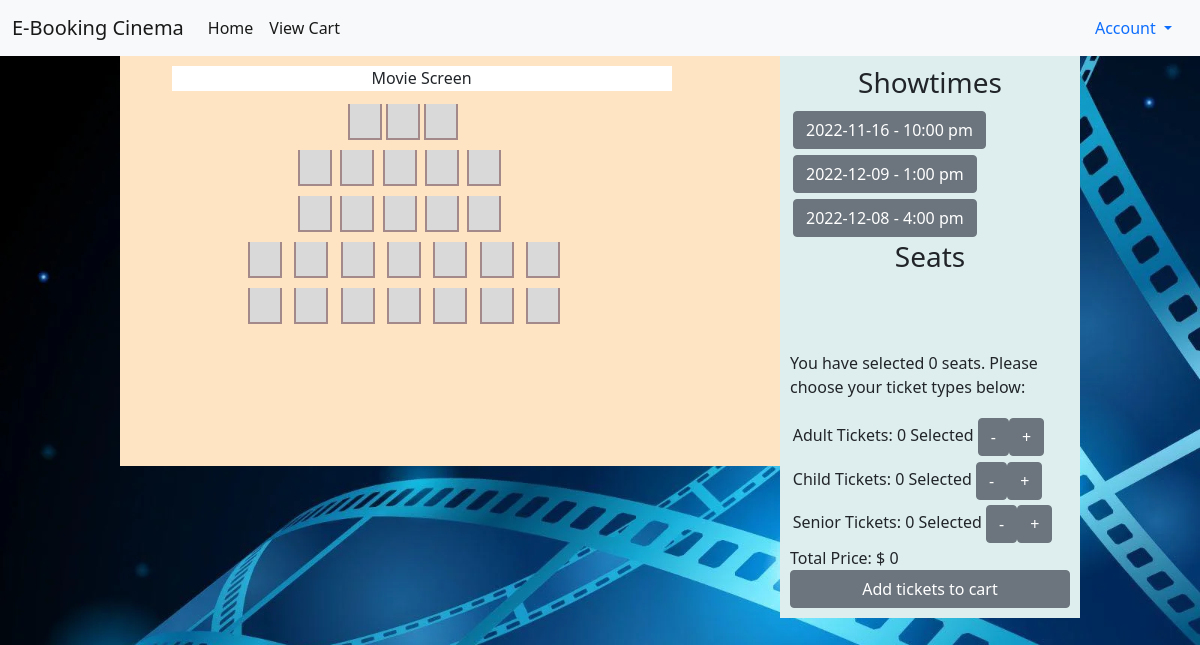
/pages/booking.php?movieID=4 (signed in), run on the app's committed database.
### tables this page shows
CREATE TABLE `show_table` (
  `idShow` int(11) NOT NULL,
  `date` date NOT NULL,
  `movieID` int(11) NOT NULL,
  `showroomID` int(11) NOT NULL,
  `showtimeID` int(11) NOT NULL
);

### pages/Singleton.php (called while the page is built, shortened)
<?php
    class Singleton {
        private function __construct() {
            $this->buttonTypeArray = array_fill(0, 27, 2);
        }
    }
?>

### pages/booking.php (the view, shortened to what this page needs)
<?php
    include("Singleton.php");
    include("Factory.php");
    $bookingInfo = $_SESSION['bookingInfo'];
    $movieID = $_GET["movieID"];
    if($bookingInfo->movieID != $movieID) {
        $bookingInfo->showID = -1;
        unset($bookingInfo->selectedSeatsArray);
        $bookingInfo->selectedSeatsArray = array();
        $bookingInfo->childTickets = 0;
        $bookingInfo->adultTickets = 0;
        $bookingInfo->seniorTickets = 0;
    }
    $mysqli = require __DIR__ . "/database.php";
    $sql = "SELECT * FROM `showtime_table`";
        $result = $mysqli->query($sql);
        $showTimes = $result->fetch_all(MYSQLI_ASSOC);
        $showTimeArr = array_column($showTimes, "showtime", "idShowtime");
    $sql = "SELECT * FROM `show_table` WHERE movieID = $movieID;";
        $result = $mysqli->query($sql);
        $shows = $result->fetch_all(MYSQLI_ASSOC);
    $sql = "SELECT * FROM `ticket_type`;";
        $result = $mysqli->query($sql);
        $ticketTypes = $result->fetch_all(MYSQLI_ASSOC);
        $ticketPrices = array_column($ticketTypes, "price", "type");
    if($bookingInfo->showID != -1) {
        $sql = "SELECT * FROM `seats_table` WHERE `showID` = $bookingInfo->showID";
        $result = $mysqli->query($sql);
        $seats = $result->fetch_all(MYSQLI_ASSOC);
        for($i = 0; $i < 27; $i++) {
            if($seats[$i]["isReserved"]) {
                $bookingInfo->buttonTypeArray[$i] = 1;
            }
        }
    } else {
        for($i = 0; $i < 27; $i++) {
            $bookingInfo->buttonTypeArray[$i] = 2;
        }
        unset($bookingInfo->selectedSeatsArray);
        $bookingInfo->selectedSeatsArray = array();
        $bookingInfo->childTickets = 0;
        $bookingInfo->adultTickets = 0;
        $bookingInfo->seniorTickets = 0;
    }
?>
<!DOCTYPE html>
<html lang="en">
<head>
    <link href="https://cdn.jsdelivr.net/npm/bootstrap@5.0.2/dist/css/bootstrap.min.css" rel="stylesheet"
>
    <link href="../css/booking.css" rel="stylesheet">
    <link href="../css/homepage.css" rel="stylesheet">
</head>
<body id="bg">
    <nav class="navbar navbar-expand-lg navbar-light bg-light">
        <div class="container-fluid">
            <a class="navbar-brand" href="home.php">E-Booking Cinema</a>
            <div class="collapse navbar-collapse" id="navbarNavDropdown">
                <ul class="navbar-nav me-auto order-0">
                    <li class="nav-item">
                        <a class="nav-link active" href="home.php" aria-current="page">Home</a>
                    </li>
                    <li>
                        <a class="nav-link active" href="checkout.html" aria-current="page">View Cart</a>
                    </li>
                </ul>
                <div class="d-flex ms-auto order-5">
                    <div class="nav-item dropdown justify-content-end">
                        <a class="nav-link dropdown-toggle" href="#" id="navbarDropdownMenuLink" role="button"
                            data-bs-toggle="dropdown" aria-expanded="false">
                            Account
                        </a>
                    </div>
                </div>
            </div>
        </div>
    </nav>
    <div class="column theater">
        <div id="movie_screen">
            Movie Screen
        </div>
        <div class="seats">
            <div class="row first">
                <?php
                $i = 0;
                for($i; $i < 3; $i++) { ?>
                    <div class="col-md-1">
                        <?php echo Factory::getButton($bookingInfo->buttonTypeArray[$i], $i); ?>
                    </div>
                <?php } ?>
            </div>
            <div class="row second">
                <?php
                $i = 3;
                for($i; $i < 8; $i++) { ?>
                    <div class="col-md-1">
                        <?php echo Factory::getButton($bookingInfo->buttonTypeArray[$i], $i); ?>
                    </div>
                <?php } ?>
            </div>
            <div class="row second">
                <?php
                $i = 8;
                for($i; $i < 13; $i++) { ?>
                    <div class="col-md-1">
                        <?php echo Factory::getButton($bookingInfo->buttonTypeArray[$i], $i); ?>
                    </div>
                <?php } ?>
            </div>
            <div class="row third">
                <?php
                $i = 13;
                for($i; $i < 20; $i++) { ?>
                    <div class="col-md-1">
                        <?php echo Factory::getButton($bookingInfo->buttonTypeArray[$i], $i); ?>
                    </div>
                <?php } ?>
            </div>
            <div class="row third">
                <?php
                $i = 20;
                for($i; $i < 27; $i++) { ?>
                    <div class="col-md-1">
                        <?php echo Factory::getButton($bookingInfo->buttonTypeArray[$i], $i); ?>
                    </div>
                <?php } ?>
            </div>
        </div>
    </div>
    <div class="column booking">
        <h3 style="text-align: center;">Showtimes</h3>
        <div class="showtimes">
        <?php
            if($bookingInfo->showID == -1) {
                foreach($shows as $show) { ?>
                    <form name="addShow" method="POST">
                        <button class="btn btn-secondary child" type="submit"> <?php echo $show["date"] . "&nbsp-&nbsp"
                                . $showTimeArr[$show["showtimeID"]]; ?> </button>
                    </form>
                <?php }
            } ?>
            <h3 style="text-align: center;">Seats</h3>
        </div>
        <div class="ticketSelection">
            <p>You have selected <?php echo count($bookingInfo->selectedSeatsArray) ?> seats. Please choose your ticket types below:</p>
            <div class="ticketType">
                Adult Tickets: <?php echo $bookingInfo->adultTickets; ?> Selected
                <div class="btn-group" role="group" aria-label="test">
                    <form name='removeAdultTicket' method='POST'>
                        <button type="submit" class="btn btn-secondary">-</button>
                    </form>
                    <form name='addAdultTicket' method='POST'>
                        <button type="submit" class="btn btn-secondary">+</button>
                    </form>
                </div>
            </div>
            <div class="ticketType">
                Child Tickets: <?php echo $bookingInfo->childTickets; ?> Selected
                <div class="btn-group" role="group" aria-label="test">
                    <form name='removeChildTicket' method='POST'>
                        <button type="submit" class="btn btn-secondary">-</button>
                    </form>
                    <form name='addChildTicket' method='POST'>
                        <button type="submit" class="btn btn-secondary">+</button>
                    </form>
                </div>
            </div>
            <div class="ticketType">
                Senior Tickets: <?php echo $bookingInfo->seniorTickets; ?> Selected
                <div class="btn-group" role="group" aria-label="test">
                    <form name='removeSeniorTicket' method='POST'>
                        <button type="submit" class="btn btn-secondary">-</button>
                    </form>
                    <form name='addSeniorTicket' method='POST'>
                        <button type="submit" class="btn btn-secondary">+</button>
                    </form>
                </div>
            </div>
            <?php
                $childPrice = $ticketPrices["CHILD"];
                $adultPrice = $ticketPrices["ADULT"];
                $seniorPrice = $ticketPrices["SENIOR"];
                $totalPrice = $childPrice * $bookingInfo->childTickets + $adultPrice * $bookingInfo->adultTickets + $seniorPrice * $bookingInfo->seniorTickets;
            ?>
            Total Price: $ <?php echo $totalPrice; ?>
        </div>
        <form name='submitBooking' method='POST'>
            <button type="submit" class="btn btn-secondary proceedToPayment">Add tickets to cart</button>
        </form>
    </div>
</body>
</html>

### css/booking.css (style rules this page uses)
.column { float: left; padding: 10px; }
.column.theater { background-color: bisque; width: 55%; margin-left: 10%; padding-bottom: 11%; }
.column.booking { background-color: rgb(222, 238, 238); width: 25%; margin-right: 10%; }
.row.second { margin-left: -14.3%; }
.row.third { margin-left: -25.9%; }
.seats { position: relative; margin-left: 32.5%; }
.showtimes { padding-bottom: 25%; }
.showtimes .child { margin: 3px; }
.ticketType { padding: 2.8px; }
#movie_screen { width: 500px; height: 25px; background: white; margin-left: 6.5%; margin-bottom: 2%; text-align: center; }
.btn.proceedToPayment { width: 100%; }

### css/homepage.css (style rules this page uses)
#bg { background-image: url("../MVC_Pages/Controller/Assets/wallpaper.jpg"); height: 100%; background-position: center; background-size: cover; background-repeat: repeat-y; }

### data on the page
show_table: date "2022-11-16", showtimeID "10:00 pm"
show_table: date "2022-12-09", showtimeID "1:00 pm"
show_table: date "2022-12-08", showtimeID "4:00 pm"

### other printed values
count($bookingInfo->selectedSeatsArray) "0"
$bookingInfo->adultTickets "0"
$bookingInfo->childTickets "0"
$bookingInfo->seniorTickets "0"
$totalPrice "0"
